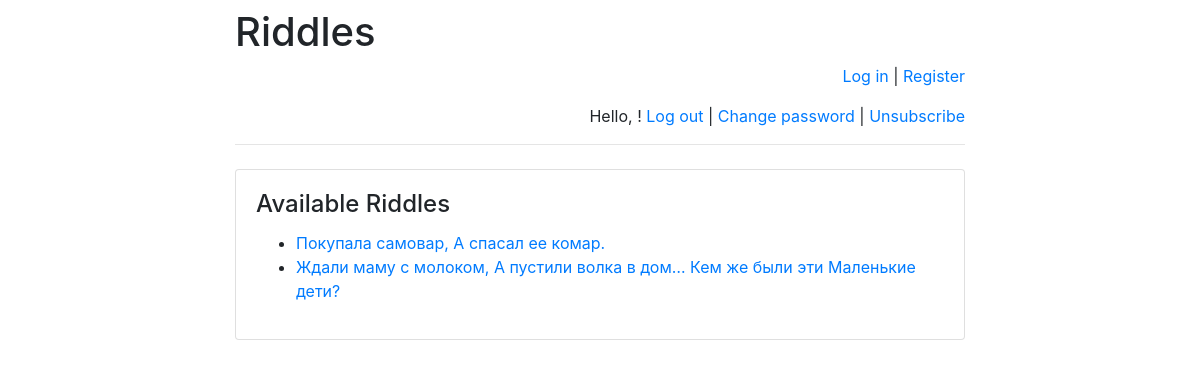
/riddles/, run on the app's committed database.
### riddles/models.py (models this page shows)
class Riddle(models.Model):
    riddle_text = models.CharField(max_length=255)
    pub_date = models.DateTimeField('date published')

### riddles/views.py (the view)
# urls.py: path(r'', views.index, name='index'),
def index(request):
    message = None
    if "message" in request.GET:
        message = request.GET["message"]
    return render(
        request,
        "index.html",
        {
            "latest_riddles":
                Riddle.objects.order_by('-pub_date')[:5],
            "message": message
        }
    )

### templates/index.html (shortened to what this page needs)
{% extends 'base.html' %}
{% block main %}
    <h4 class="card-title">Available Riddles</h4>
    {% if latest_riddles %}
        <ul>
            {% for riddle in latest_riddles %}
                <li>
                    <a href="/riddles/{{ riddle.id }}/">
                        {{ riddle.riddle_text }}
                    </a>
                </li>
            {% endfor %}
        </ul>
    {% else %}
        <p>No riddles are available right now.</p>
    {% endif %}
{% endblock %}

### data on the page
Riddle: riddle_text "Покупала самовар, А спасал ее комар."
Riddle: riddle_text "Ждали маму с молоком, А пустили волка в дом… Кем же были эти Маленькие дети?"
